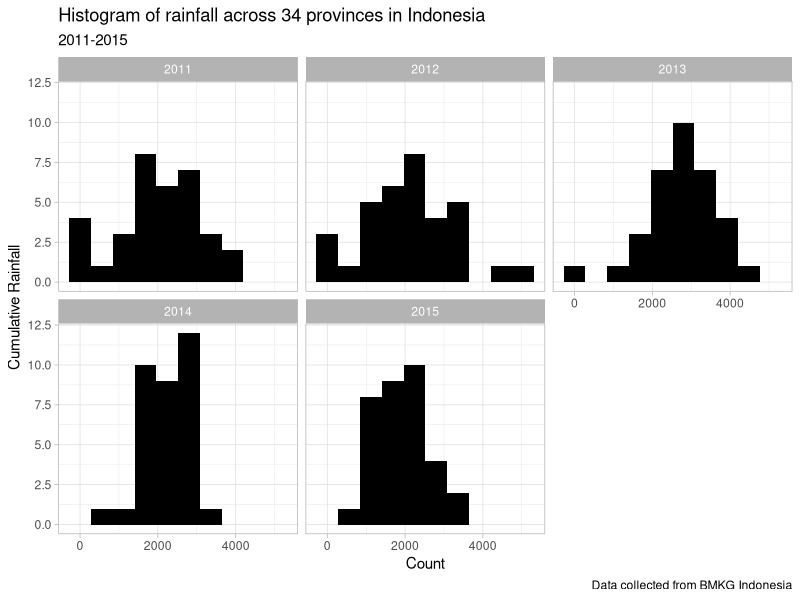
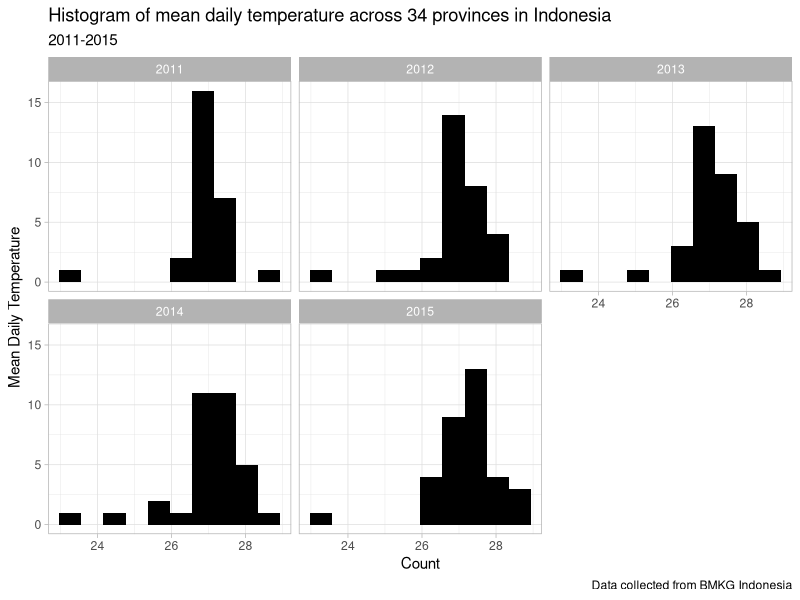
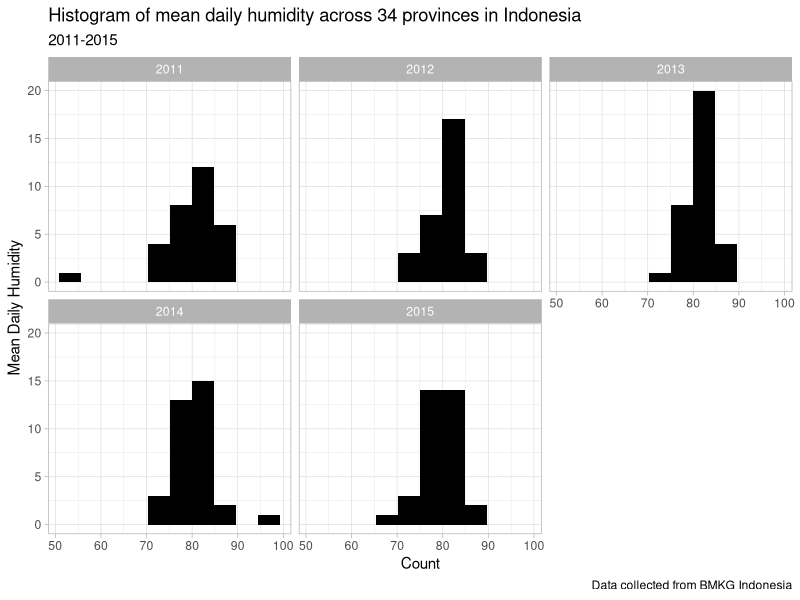
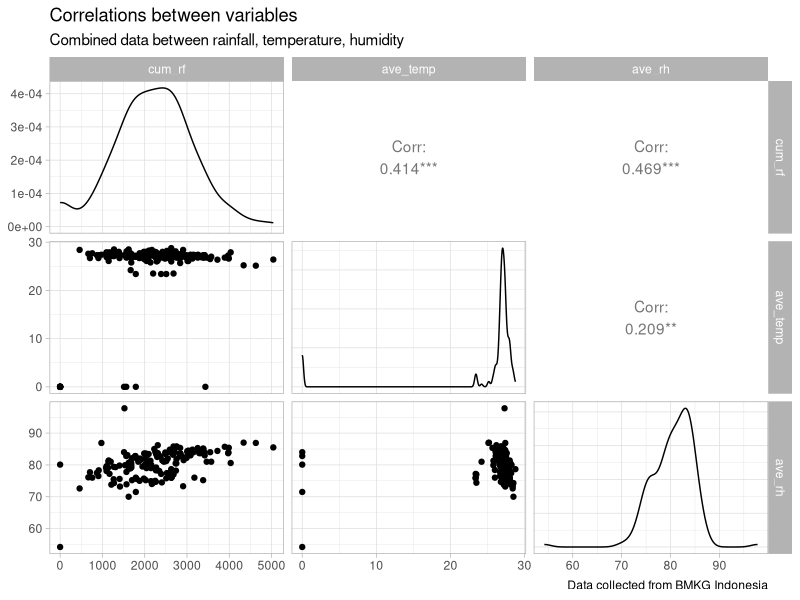
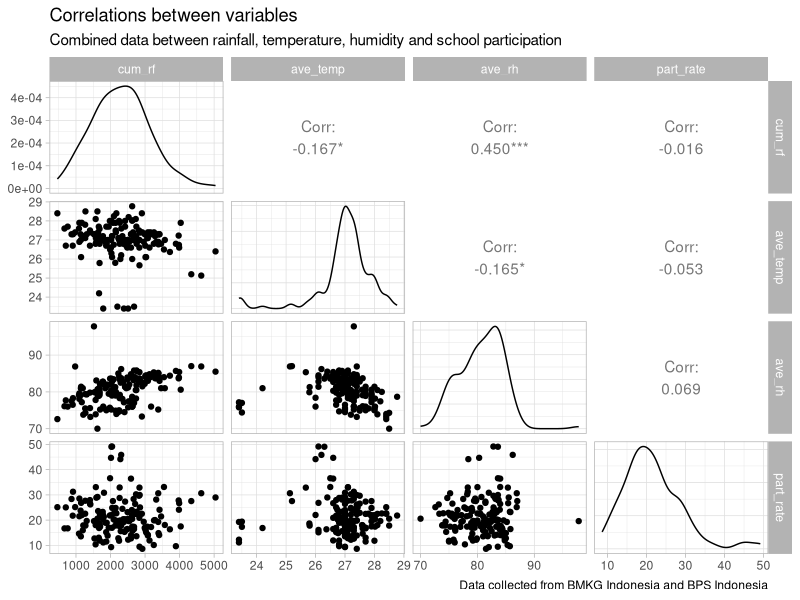

Recreate these plots in R, in order. (Note: this script raises an error after producing the figures.)
## ---- chunk 1
loadPkg <- function(pkgname){
  # Test to see if package pkgname is installed. 
  # character.only=TRUE means pkgname is a character string with the name 
  # of the package we want to use. 
  if(require(pkgname, character.only = TRUE)) {
    # paste0() concatenates strings without any separator
    print(paste0("'", pkgname,"' is loaded correctly"))
  } else {
    # The require() function returned FALSE so we will try to install the 
    # package from the CRAN site
    print(paste0("Trying to install '", pkgname, "'"))
    install.packages(pkgname, character.only = TRUE,
                     repos="http://cran.us.r-project.org")
    if(require(pkgname, character.only = TRUE)) {
      print(paste0("'", pkgname, "' is installed and loaded."))
    } else {
      print(paste0("Could not install '", pkgname, "'"))
    }
  }
}

# If we provide a vector of package names, we can load them all as follows:
loadPkgs <- function(pkgnames){
  for (pkgname in pkgnames) loadPkg(pkgname)
}

pkgs <- c('tidyverse',
          'dplyr', 
          'colorspace', 
          'ggfortify', 
          'GGally', 
          'psych', 
          'ggbiplot', 
          'AMR', 
          'caret',
          'ROCR', 
          'pROC',
          'mlogit', 
          'leaps',
          'glmnet',
          "sjPlot",
          "sjmisc",
          "sjlabelled",
          "knitr")

loadPkgs(pkgs)

# Theme for ggplot
theme_set(
  theme_light() + theme(legend.position = "top")
)
## ---- chunk 2
rain <- read_csv('../datasets/indonesia/rainfall.csv')
rain
## ---- chunk 3
rain_long <- rain %>% 
  pivot_longer(cols = c('2011', '2012', '2013', '2014', '2015'),
               names_to = 'year',
               values_to = 'cum_rf')
rain_long
## ---- chunk 4
ggplot(rain_long) + geom_histogram(aes(cum_rf), bins = 10, fill = 'black') + facet_wrap(~year, nrow = 2) +
  labs(title = "Histogram of rainfall across 34 provinces in Indonesia",
       subtitle = "2011-2015",
       x = "Count",
       y = "Cumulative Rainfall",
       caption = "Data collected from BMKG Indonesia")
## ---- chunk 5
temp <- read_csv('../datasets/indonesia/temp.csv')
head(temp)
## ---- chunk 6
temp_long <- temp %>% 
  pivot_longer(cols = c('2011', '2012', '2013', '2014', '2015'),
               names_to = 'year',
               values_to = 'ave_temp')
temp_long
## ---- chunk 7
temp_long_plot <- temp_long %>% filter(ave_temp > 0)

ggplot(temp_long_plot) + geom_histogram(aes(ave_temp), bins = 10, fill = 'black') + facet_wrap(~year, nrow = 2) +
  labs(title = "Histogram of mean daily temperature across 34 provinces in Indonesia",
       subtitle = "2011-2015",
       x = "Count",
       y = "Mean Daily Temperature",
       caption = "Data collected from BMKG Indonesia")
## ---- chunk 8
rh <- read_csv('../datasets/indonesia/humidity.csv')
head(rh)
## ---- chunk 9
rh_long <- rh %>% 
  pivot_longer(cols = c('2011', '2012', '2013', '2014', '2015'),
               names_to = 'year',
               values_to = 'ave_rh')
rh_long
## ---- chunk 10
rh_long_plot <- rh_long %>% filter(ave_rh > 0)

ggplot(rh_long_plot) + geom_histogram(aes(ave_rh), bins = 10, fill = 'black') + facet_wrap(~year, nrow = 2) +
  labs(title = "Histogram of mean daily humidity across 34 provinces in Indonesia",
       subtitle = "2011-2015",
       x = "Count",
       y = "Mean Daily Humidity",
       caption = "Data collected from BMKG Indonesia")
## ---- chunk 11
climate <- rain_long %>% left_join(temp_long) %>% left_join(rh_long)
climate
## ---- chunk 12
ggpairs(climate %>% select(!c(Province, year))) + 
  labs(title = "Correlations between variables",
       subtitle = "Combined data between rainfall, temperature, humidity",
      caption = "Data collected from BMKG Indonesia")
## ---- chunk 13
edu <- read_csv('../datasets/education/indo_edu.csv')
head(edu)
## ---- chunk 14
edu_long <- edu %>% 
  mutate(`2015` = as.character(`2015`)) %>% 
  pivot_longer(cols = c('2011', '2012', '2013', '2014', '2015'),
               names_to = 'year',
               values_to = 'part_rate')
edu_long
## ---- chunk 15
climate_edu <- climate %>% left_join(edu_long) %>% 
  mutate(year = as.numeric(year),
         part_rate = as.numeric(part_rate),
         ave_rh = tidyr::replace_na(ave_rh, 0)) %>% 
  filter(cum_rf > 0, ave_temp > 0, ave_rh > 0)
climate_edu
## ---- chunk 16
ggpairs(climate_edu %>% select(!c(Province, year))) + 
  labs(title = "Correlations between variables",
       subtitle = "Combined data between rainfall, temperature, humidity and school participation",
      caption = "Data collected from BMKG Indonesia and BPS Indonesia")
## ---- chunk 17
train <- climate_edu %>% filter(year != '2015')
test <- climate_edu %>% filter(year == '2015')
train <- train %>% filter(Province != 'Kalimantan Utara')
## ---- chunk 18
model <- lm(part_rate ~ ., data = train %>% select(!Province))
summary(model)
tab_model(model)
## ---- chunk 19
model1 <- regsubsets(part_rate ~ ., data = train %>% select(!Province))
summary(model1)
## ---- chunk 20
plot(summary(model1)$rsq)
plot(summary(model1)$adjr2)
which.max(summary(model1)$adjr2)
## ---- chunk 21
summary(model1)$which[which.max(summary(model1)$adjr2), summary(model1)$which[which.max(summary(model1)$adjr2), ] == TRUE]
## ---- chunk 22
model2 <- lm(part_rate ~ year, data = train %>% select(!Province))
summary(model2)
tab_model(model2)
## ---- chunk 23
tab_model(model, model2)
## ---- chunk 24
vif1 <- car::vif(model)
# kables(list(kable(vif1, col.names = 'VIF', caption = "VIF for Model 1"), kable(vif2, col.names = "VIF", caption = "VIF for Model 2")), caption = "VIF for Both Models")
kable(vif1, col.names = 'VIF', caption = "VIF for Model 1")
## ---- chunk 25
prediction <- predict(model2, newdata = test)
mse <- mean((prediction - as.numeric(test$part_rate))^2)
mse
rmse <- sqrt(mse)
rmse
